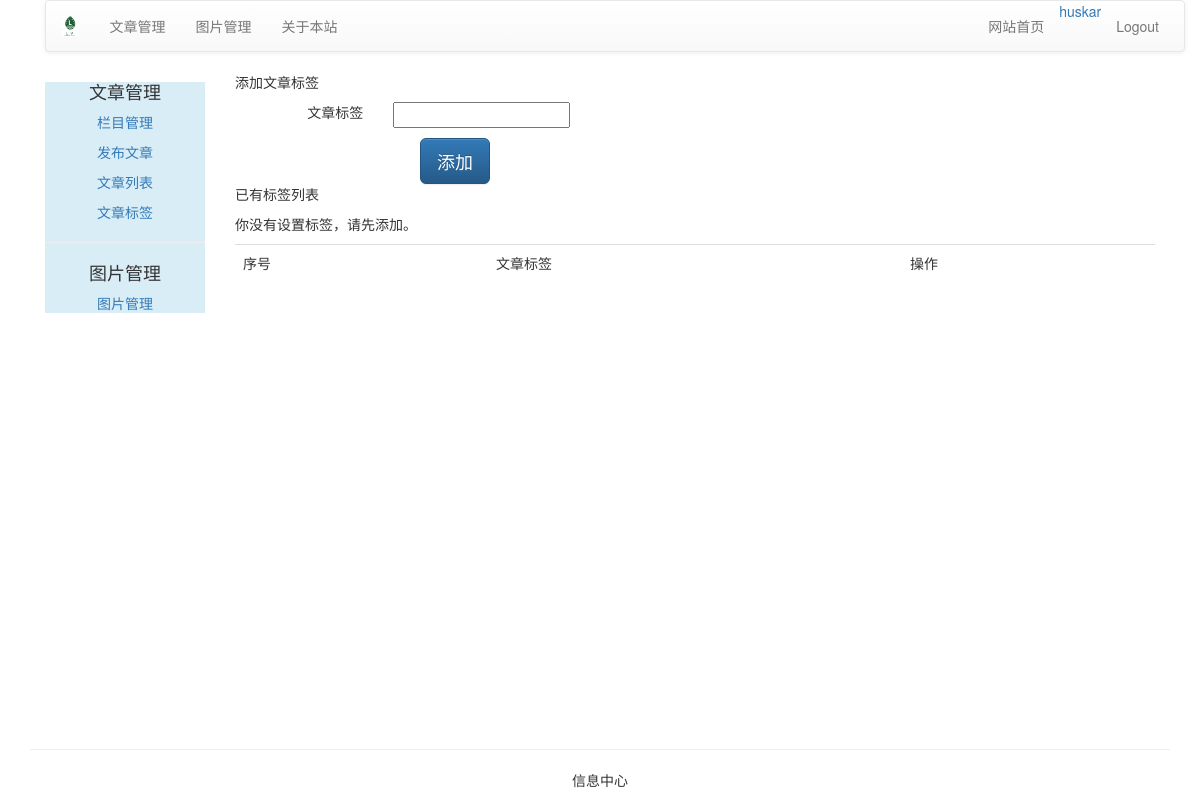
/blog/article/article-tag/ (signed in), run on an earlier commit of the app's database.
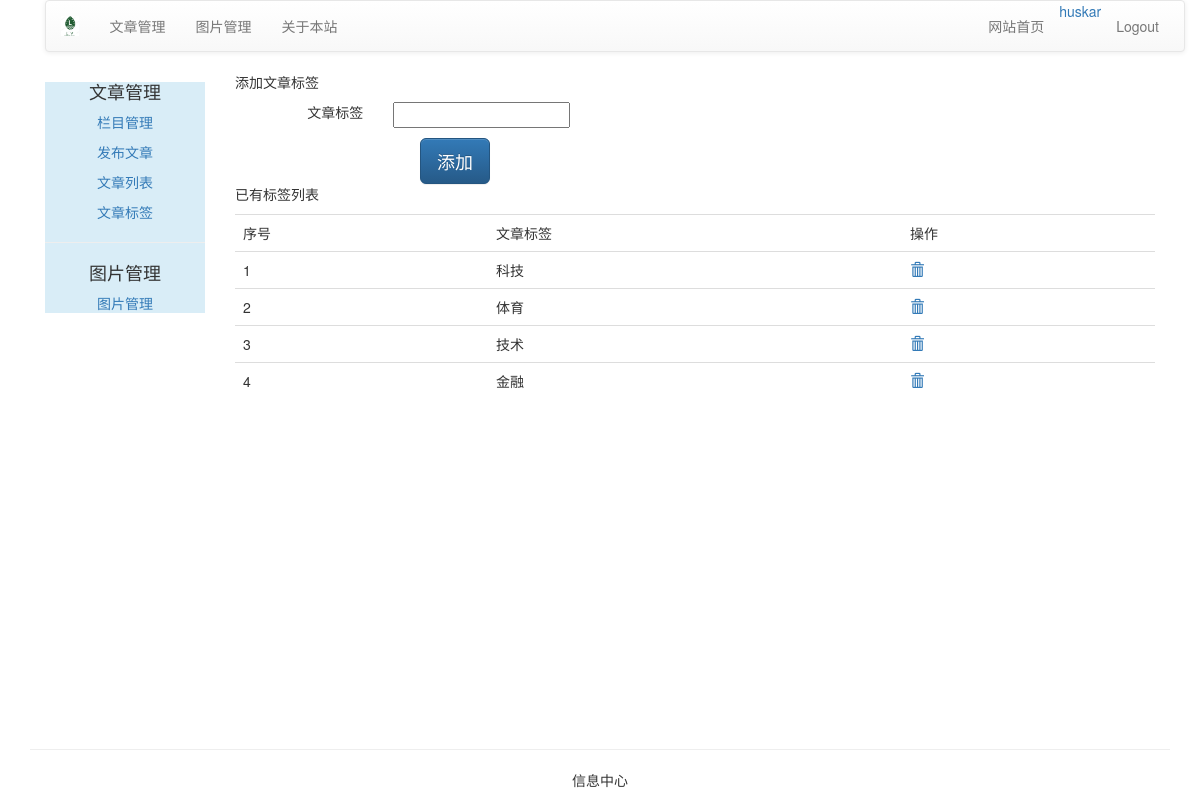
And on a later commit of the database.
### article/models.py (models this page shows, shortened)
class ArticleTag(models.Model):
    author = models.ForeignKey(User, related_name="tag", on_delete=models.PROTECT)
    tag = models.CharField(max_length=500)

### article/views.py (the view, shortened to what this page needs)
@login_required(login_url='/account/login')
@csrf_exempt
def article_tag(request):
    if request.method == "GET":
        print("1111")
        article_tags = ArticleTag.objects.filter(author=request.user)
        article_tags_form = ArticleTagForm()
        return render(request, "article/tag/tag_list.html",
                      {"article_tags": article_tags, "article_tag_form": article_tags_form})

### article/forms.py
class ArticleTagForm(forms.ModelForm):
    class Meta:
        model = ArticleTag
        fields = ('tag', )

### templates/article/tag/tag_list.html (shortened to what this page needs)
{% extends "article/base.html" %}
{% load staticfiles %}
{% block content %}
<div>
  <p>添加文章标签</p>
  <form class="form-horizontal" action="." method="post">
      <div class="row" style="margin-top:10px">
          <div class="col-md-2 text-right"><span>文章标签</span></div>
          <div class="col-md-10 text-left">{{ article_tag_form.tag }}</div>
      </div>
      <div class="row">
          <input type="button" class="btn btn-primary btn-lg"
                 style="margin-left: 200px;margin-top: 10px;"
                 value="添加" onclick="add_tag()">
      </div>
  </form>
</div>
<div>
  <p>已有标签列表</p>
  <table class="table table-hover">
      <tr>
          <td>序号</td>
          <td>文章标签</td>
          <td>操作</td>
      </tr>
      {% for article_tag in article_tags %}
      <tr id="{{ forloop.counter }}">
          <td>{{ forloop.counter }}</td>
          <td>{{ article_tag.tag }}</td>
          <td>
              <a name="delete" href="javascript:" onclick="del_tag(this,{{ article_tag.id }})">
                  <span class="glyphicon glyphicon-trash"></span>
              </a>
          </td>
      </tr>
      {% empty %}
      <p>你没有设置标签，请先添加。</p>
      {% endfor %}
  </table>
</div>
{% endblock %}

What changed in the data, as far as the page shows it:
added ArticleTag: tag "科技"
added ArticleTag: tag "体育"
added ArticleTag: tag "技术"
added ArticleTag: tag "金融"
Also different on the page:
text no longer shown: "你没有设置标签，请先添加。"
